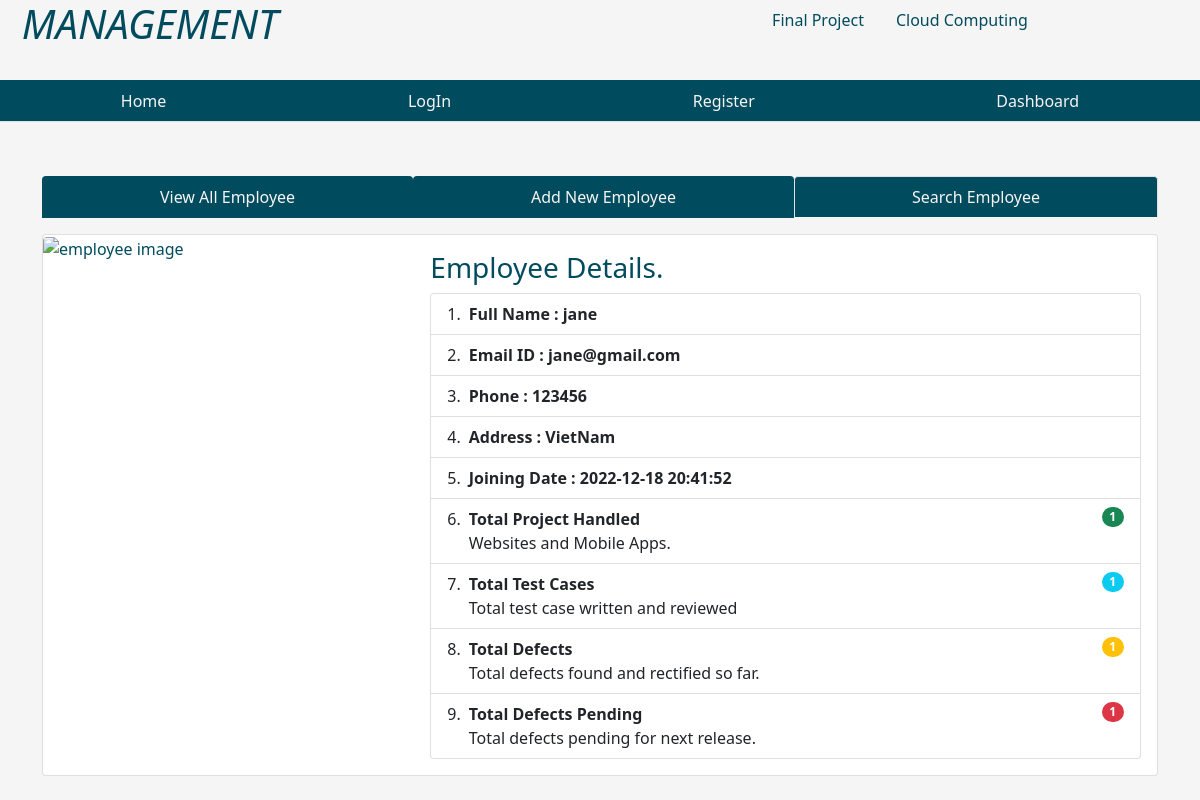
/singleemployee/1, run on the app's committed database.
### tables this page shows
CREATE TABLE emp ( empid integer primary key AUTOINCREMENT, name text not null, email text, phone integer, address text, joining_date timestamp DEFAULT CURRENT_TIMESTAMP,  total_projects integer default 1, total_test_case integer DEFAULT 1, total_defects_found integer DEFAULT 1, total_defects_pending integer DEFAULT 1 );

### app.py (the view)
@app.route('/singleemployee/<int:empid>')
def singleemployee(empid):
    user = get_current_user()
    db = get_database()
    emp_cur = db.execute('select * from emp where empid = ?', [empid])
    single_emp = emp_cur.fetchone()
    return render_template('singleemployee.html', user = user, single_emp = single_emp)

### app.py (called while the page is built)
@app.teardown_appcontext
def close_database(error):
    if hasattr(g, 'crudapplication_db'):
        g.crudapplication_db.close()

def get_current_user():
    user = None
    if 'user' in session:
        user = session['user']
        db = get_database()
        user_cur = db.execute('select * from users where name = ?', [user])
        user = user_cur.fetchone()
    return user

### database.py (called while the page is built)
def connect_to_database():
    sql = sqlite3.connect('./crudapplication.db')
    sql.row_factory = sqlite3.Row
    return sql

def get_database():
    if not hasattr(g, 'crudapplication_db'):
        g.crudapplication_db = connect_to_database()
    return g.crudapplication_db

### templates/singleemployee.html (shortened to what this page needs)
{% from "showlinks.html" import show_links, showsocialmedialinks %}
<!DOCTYPE html>
<html lang="en">
<head>
    <link href="https://cdn.jsdelivr.net/npm/bootstrap@5.1.3/dist/css/bootstrap.min.css" rel="stylesheet">
    <link rel="stylesheet" href="{{ url_for('static', filename ='singleemp.css')}}" type = "text/css">
</head>
<body>
      <div class="parent">
        <div class="child child1">
            <h1 class="text-center"><i>MANAGEMENT</i></h1>
        </div>
        <div class="child child2">
          {{ showsocialmedialinks() }}
        </div>
        <div class="child child3">
          {{ show_links() }}
      </div>
      <div class="child child5">
      </div>
        <div class="child child6 container">
            <ul class="nav nav-tabs nav-fill mb-3">
                <li class="nav-item">
                  <a class="nav-link" style=" background-color:rgb(0, 75, 93); color:whitesmoke;"  href="{{ url_for('dashboard')}}">View All Employee</a>
                </li>
                <li class="nav-item">
                  <a class="nav-link" style=" background-color:rgb(0, 75, 93); color:whitesmoke;"
                  href="{{url_for('addnewemployee')}}">Add New Employee</a>
                </li>
                <li class="nav-item">
                  <a class="nav-link active" aria-current="page" style=" background-color:rgb(0, 75, 93); color:whitesmoke;" href="{{ url_for('searchemployee')}}">Search Employee</a>
                </li>
              </ul>
            <div class="centercontent">
                <div class="card">
                    <div class="row g-0">
                      <div class="col-md-4">
                        <img src="{{ url_for('static', filename='krishna.jpg')}}" class="img-fluid rounded-start" alt="employee image">
                      </div>
                      <div class="col-md-8">
                        <div class="card-body">
                          <h3 class="card-title">Employee Details.</h3>
                          {% if single_emp %}
                          <ul class="list-group list-group-numbered">
                            <li class="list-group-item d-flex justify-content-between align-items-start">
                              <div class="ms-2 me-auto">
                                <div class="fw-bold">Full Name : {{single_emp['name']}}</div>
                              </div>
                            <li class="list-group-item d-flex justify-content-between align-items-start">
                              <div class="ms-2 me-auto">
                                <div class="fw-bold">Email ID : {{single_emp['email']}}</div>
                                </div>
                            <li class="list-group-item d-flex justify-content-between align-items-start">
                              <div class="ms-2 me-auto">
                                <div class="fw-bold">Phone : {{single_emp['phone']}}</div>
                                </div>
                              <li class="list-group-item d-flex justify-content-between align-items-start">
                                <div class="ms-2 me-auto">
                                  <div class="fw-bold">Address : {{single_emp['address']}}</div>
                                    </div>
                              </li>
                              <li class="list-group-item d-flex justify-content-between align-items-start">
                                <div class="ms-2 me-auto">
                                  <div class="fw-bold">Joining Date : {{single_emp['joining_date']}}</div>
                                </div>
                              </li>
                              <li class="list-group-item d-flex justify-content-between align-items-start">
                                <div class="ms-2 me-auto">
                                  <div class="fw-bold">Total Project Handled</div>
                                  Websites and Mobile Apps.
                                </div>
                                <span class="badge bg-success rounded-pill">{{single_emp['total_projects']}}</span>
                              </li>
                              <li class="list-group-item d-flex justify-content-between align-items-start">
                                <div class="ms-2 me-auto">
                                  <div class="fw-bold">Total Test Cases</div>
                                  Total test case written and reviewed
                                </div>
                                <span class="badge bg-info rounded-pill">{{single_emp['total_test_case']}}</span>
                              </li>
                              <li class="list-group-item d-flex justify-content-between align-items-start">
                                <div class="ms-2 me-auto">
                                  <div class="fw-bold">Total Defects</div>
                                  Total defects found and rectified so far.
                                </div>
                                <span class="badge bg-warning rounded-pill">{{single_emp['total_defects_found']}}</span>
                              </li>
                              <li class="list-group-item d-flex justify-content-between align-items-start">
                                <div class="ms-2 me-auto">
                                  <div class="fw-bold">Total Defects Pending</div>
                                  Total defects pending for next release.
                                </div>
                                <span class="badge bg-danger rounded-pill">{{single_emp['total_defects_pending']}}</span>
                              </li>
                          </ul>
                          {% endif %}
                        </div>
                      </div>
                    </div>
                  </div>
            </div>
        </div>
      </div>
</body>
</html>

### static/singleemp.css (style rules this page uses)
html, body { height: 100%; background-color:whitesmoke; color:rgb(0, 75, 93); }
.parent { height: 100%; display: grid; grid-template-columns: repeat(4, 1fr); grid-template-rows: 10% 5% 7% auto 7%; }
.child { margin-bottom: 10px; }
.child1 { grid-column: 1/2; grid-row: 1/2; }
.child2 { grid-column: 3/-1; grid-row: 1/2; }
.child3 { grid-column: 1/-1; grid-row: 2/3; }
.child5 { grid-column: 4/5; grid-row: 3/4; text-align:center; }
.child6 { grid-column: 1/-1; grid-row: 4/5; }

### data on the page
emp: name "jane", email "jane@gmail.com", phone "123456", address "VietNam", joining_date "2022-12-18 20:41:52", total_projects "1", total_test_case "1", total_defects_found "1", total_defects_pending "1"
